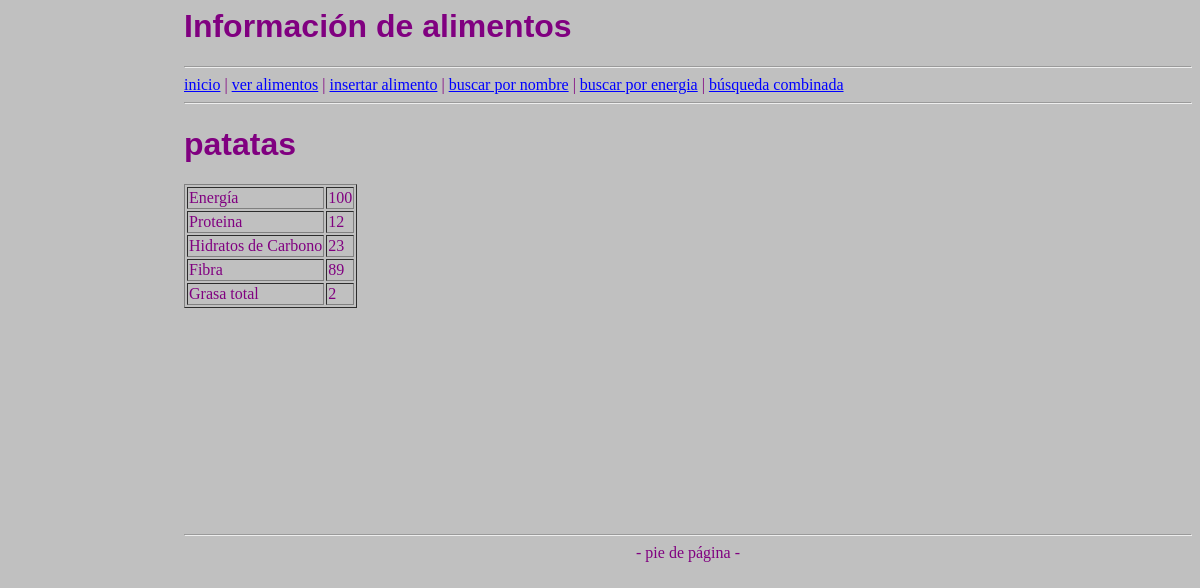
The page /_MVC/web/index.php?ctl=ver&id=8 on the database its author committed.
### tables this page shows
CREATE TABLE `alimentos` (
  `id` int(11) NOT NULL,
  `nombre` varchar(255) NOT NULL,
  `energia` decimal(10,0) NOT NULL,
  `proteina` decimal(10,0) NOT NULL,
  `hidratocarbono` decimal(10,0) NOT NULL,
  `fibra` decimal(10,0) NOT NULL,
  `grasatotal` decimal(10,0) NOT NULL
);

### _MVC/app/controlador/Controller.php (called while the page is built, shortened)
<?php
class Controller
{
    public function ver()
    {
        try {
            $id = recoge('id');
            $m = new Alimentos();
            $params['alimentos'] = $m->dameAlimento($id);
        } catch (Exception $e) {
            error_log($e->getMessage() . microtime() . PHP_EOL, 3, "logExceptio.txt");
            header('Location: index.php?ctl=error');
        } catch (Error $e) {
            error_log($e->getMessage() . microtime() . PHP_EOL, 3, "logError.txt");
            header('Location: index.php?ctl=error');
        }
        require __DIR__ . '/../../web/templates/verAlimento.php';
    }
}

### _MVC/app/libs/utils.php (called while the page is built, shortened)
<?php
function recoge($var)
{
    if (isset($_REQUEST[$var]))
        $tmp=strip_tags(sinEspacios($_REQUEST[$var]));
        else
            $tmp= "";
            return $tmp;
}
function sinEspacios($frase) {
    $texto = trim(preg_replace('/ +/', ' ', $frase));
    return $texto;
}
?>

### _MVC/app/modelo/classModelo.php (called while the page is built, shortened)
<?php
class Modelo extends PDO
{
    public function __construct()
    {
            $this->conexion = new PDO('mysql:host=' . Config::$mvc_bd_hostname . ';dbname=' . Config::$mvc_bd_nombre . '', Config::$mvc_bd_usuario, Config::$mvc_bd_clave);
    }
}
?>

### _MVC/app/modelo/classAlimentos.php (called while the page is built, shortened)
<?php
class Alimentos extends Modelo
{
    public function dameAlimento($id)
    {
        $consulta = "select * from alimentos where id=:id";
        $result = $this->conexion->prepare($consulta);
        $result->bindParam(':id', $id);
        $result->execute();
        return $result->fetch();
    }
}

### _MVC/web/templates/verAlimento.php (the view, shortened to what this page needs)
<h1><?php echo $params['alimentos']['nombre'] ?></h1>
<table border="1">
<tr>
<td>Energía</td>
<td><?php echo $params['alimentos']['energia'] ?></td>
</tr>
<tr>
<td>Proteina</td>
<td><?php echo $params['alimentos']['proteina']?></td>
</tr>
<tr>
<td>Hidratos de Carbono</td>
<td><?php echo $params['alimentos']['hidratocarbono']?></td>
</tr>
<tr>
<td>Fibra</td>
<td><?php echo $params['alimentos']['fibra']?></td>
</tr>
<tr>
<td>Grasa total</td>
<td><?php echo $params['alimentos']['grasatotal']?></td>
</tr>
</table>
<?php include 'layout.php' ?>

### _MVC/web/css/estilo.css (style rules this page uses)
body { padding-left: 11em; font-family: Georgia, "Times New Roman", Times, serif; color: purple; background-color: #c0c0c0 }
h1 { font-family: Helvetica, Geneva, Arial, SunSans-Regular, sans-serif }

### rows shown on the page
alimentos: nombre "patatas", energia "100", proteina "12", hidratocarbono "23", fibra "89", grasatotal "2"
